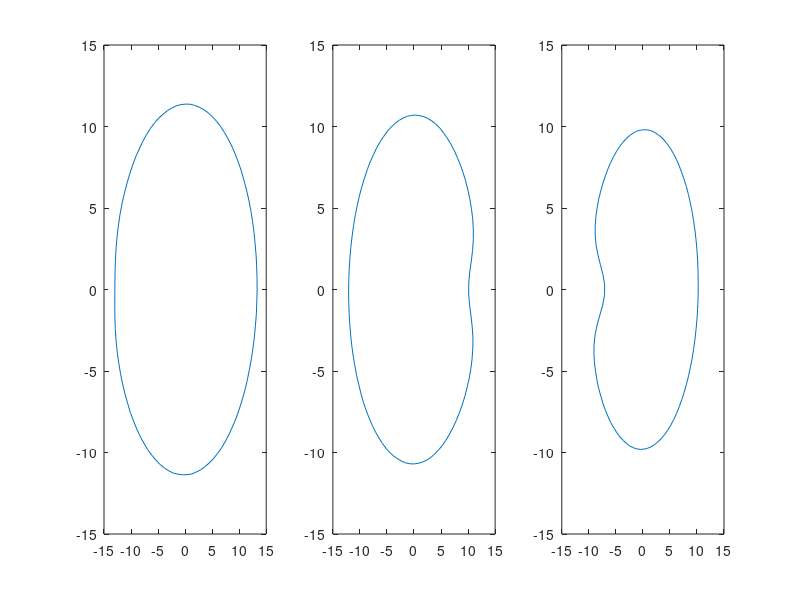
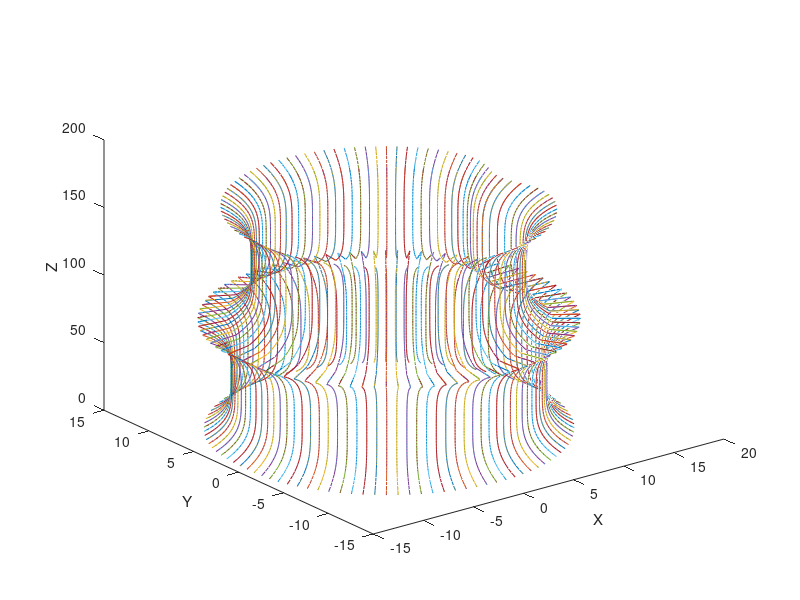

MATLAB code to generate these figures, in order:
% Generate realish looking stalk with synthetic data
%
% Features include 3 segments, upper segments taper, bowed segments,
% full interior, and rotated middle section.
%
% JH 8/8/2018
%
% =================== FROM DR COOK's "synthetic_stalk_sections.m" =====
% parameterized corn stalk cross-section
% Enumerating parameters:
%   - major diameter
%   - minor diameter
%   - notch depth
%   - notch width  <<<<----- THIS NEEDS WORK TO ALLOW FULL CONTROL!!!!!!
%   - amplitude of x-asymmetry
%   - location of x-asymmetry
%   - amplitude of y-asymmetry
%   - location of y-asymmetry
%   - probably should add breadth of x and y asymmetry features.  WHAT IS
%   THIS?

clear
clc

theta = linspace(0,2*pi,100);
nloc = pi;  % notch location?
m = 1; % multiplier

% Data = [1;
%     24;
%     22.53;
%     23.3;
%     21;
%     0;
%     0;
%     41.08];

for i = 1:3
    
    %     % Basic Geometry
    %     min_diam = unifrnd(15,20);
    %     maj_diam = unifrnd(20,25);
    %    % Notch Geometry
    %     ndepth = unifrnd(0.1,0.25);
    %     nwidth = 1;
    


% DEFINE DESIRED GEOMETRY FOR EACH INTERNODE
        if i == 1       % Segments 5-7 (Top)
            min_diam = 22.6;
            maj_diam = 26.84;
            ndepth = 0.023;
            nwidth = 1;
        elseif i == 2
            min_diam = 21.3;
            maj_diam = 23.75;
            ndepth = .168;
            nwidth = 1;
        else
            min_diam = 19.64;
            maj_diam = 21.15;
            ndepth = .303;
            nwidth = 1;
        end
    
    min_diam = min_diam*m/2;
    maj_diam = maj_diam*m/2;
    ndepth = ndepth*m;
    
    
    % x-Asymmetry
    aAmp = unifrnd(-0.05,0.05);
    aSym = unifrnd(-pi,pi);
    
    % Random Noise
    noisex = unifrnd(-0.001,0.001,1,100);
    noisey = unifrnd(-0.001,0.001,1,100);
    
    notch = ndepth./cosh(4*(theta/nwidth-nloc)).^2;
    asymmetry = aAmp*sin(theta - aSym);
    
    x = maj_diam*(cos(theta) + noisex + notch + asymmetry);
    
    %if mod(i,2) == 0, x = x*-1; end        % WHAT DOES THIS DO?
    
    % y-Asymmetry
    aAmp = unifrnd(-0.05,0.05);
    aSym = unifrnd(-pi,pi);
    asymmetry = aAmp*sin(theta - aSym);
    
    y = min_diam*(sin(theta) + noisey + asymmetry);
    rindx = unifrnd(0.92,0.94); % IS THIS EVEN USED DOWN THE LINE?
    rindy = unifrnd(0.92,0.94);
    
    X(i,:) = x;
    Y(i,:) = y;
end

%========================================================================
alpha = -(2*pi)*.5;         % must be a negative number for the shift function
% to work properly
% rotation matrix reassignment
new = ([X(2,:)' Y(2,:)']) *([cos(alpha) -sin(alpha); sin(alpha) cos(alpha)]);
Y(2,:) = new(:,2)';
X(2,:) = new(:,1)';


% Shift function
% Reassigns index values to compensate for the rotation
shift = round((-100*alpha)/(2*pi));

X2prime = zeros(1,(length(X) + shift));
X2prime((shift+1):end) = X(2,:);
X2prime(1:shift+1) = X2prime((length(X):end));
X2prime = X2prime(1:length(X));
X(2,:) = X2prime;

Y2prime = zeros(1,(length(Y) + shift));
Y2prime((shift+1):end) = Y(2,:);
Y2prime(1:shift+1) = Y2prime((length(Y):end));
Y2prime = Y2prime(1:length(Y));
Y(2,:) = Y2prime;

r = 15;
% Plot cross sections of stalks
hold on
set(gcf, 'Position', [300, 300, 1000, 350])

subplot(1,3,1)
plot(X(1,:),Y(1,:))
xlim([-r r])
ylim([-r r])

subplot(1,3,2)
plot(X(2,:),Y(2,:))
xlim([-r r])
ylim([-r r])

subplot(1,3,3)
plot(X(3,:),Y(3,:))
xlim([-r r])
ylim([-r r])

Xs(1,:) = X(1,:);
Ys(1,:) = Y(1,:);
Xs(1,100) = Xs(1,1);    % Solve the small gap problem
Ys(1,100) = Ys(1,1);

Xs(2,:) = X(2,:);
Ys(2,:) = Y(2,:);
Xs(2,100) = Xs(2,1);
Ys(2,100) = Ys(2,1);

Xs(3,:) = X(3,:);
Ys(3,:) = Y(3,:);
Xs(3,100) = Xs(3,1);
Ys(3,100) = Ys(3,1);

%use for loop to create multiple versions with different internode lengths
% for q=1:2

% Populate matrices (this method relies on the fact that the X and Y coords
% are centered at the origin)
L = 83*m; % internode length
a = L/40; % multiplier

Z = zeros(60,100);

for i = 1:80       % Generate Z vector
    Z(i,:) = i*a; %3*q instead of 4 if you are varying the lengths
end

% First segment
for i = 1:40
    X(i,:) = (.00000125*(i-20)^4 +.95)*Xs(1,:);
    Y(i,:) = (.00000125*(i-20)^4 +.95)*Ys(1,:);
end

% Second Segment

for i = 41:80
    X(i,:) = (.00000125*(i-60)^4 +.9)*Xs(2,:);
    Y(i,:) = (.00000125*(i-60)^4 +.9)*Ys(2,:);
end

% Make interpolation vectors into matrices
Zinterp = [2.075:0.25:Z(end,1)];
Zq = zeros(length(Zinterp),100);
Xq = zeros(length(Zinterp),100);
Yq = zeros(length(Zinterp),100);

for i = 1:100
    Xinterp = interp1(Z(:,i),X(:,i),Zinterp,'pchip');
    Yinterp = interp1(Z(:,i),Y(:,i),Zinterp,'pchip');
    for j = 1:length(Zinterp)
        Zq(j,i) = Zinterp(j);
        Xq(j,i) = Xinterp(j);
        Yq(j,i) = Yinterp(j);
    end
end


% Zq = [2.075:0.25:Z(end,1)];         % These are all row vectors and the interpolated ones can't be turned into column vectors for some reason
% Xq = interp1(Z(:,1),X(:,1),Zq);
% Yq = interp1(Z(:,1),Y(:,1),Zq);



figure(2)
plot3(X,Y,Z)
xlabel('X');
ylabel('Y');
zlabel('Z');
hold on
plot3(Xq,Yq,Zq)
% legend('original data','interpolated data')

%% TRY USING INTERP1 IN A GOOD DATA STRUCTURE TO INTERPOLATE ALL THE 3D DATA POINTS

% % Third Segment
% 
% for i = 81:120
%     X(i,:) = (.00000125*(i-100)^4 +.85)*Xs(3,:);
%     Y(i,:) = (.00000125*(i-100)^4 +.85)*Ys(3,:);
% end

% % This block is necessary because of the nature of the STL writer.
% % In the stitching process, it will make triangle connections from one
% % index to the other.  The first 60 indices are responsible for the
% % exterior where the generator works upwards.  The next 60 indices must
% % work from 'top to bottom'
% flipper = flip(Z);
% Z(61:120,:) = flipper;
% 
% X(61:120,:) = zeros;
% flipper = flip(X(1:60,:));
% X(61:120,:) = .8*flipper;
% 
% Y(61:120,:) = zeros;
% flipper = flip(Y(1:60,:));
% Y(61:120,:) = .8*flipper;
% 
% Z(121,:) = 4;
% X(121,:) = X(1,:);
% Y(121,:) = Y(1,:);

% also note the necessity of duplicate points to finish the stitching






% surf2stl_V1('stalk.stl',X,Y,Z)

% surf2stl_V1('stalkinterp.stl',Xq,Yq,Zq)








%     %writes the STL
%     if q==1
%         surf2stl_V1('qTest1.stl',X,Y,Z)
%     else
%         surf2stl_V1('qTest2.stl',X,Y,Z)
%     end
% end
% to write to different stls and complete the loop for multiple
% internode lengths of the same geometry cross-section
